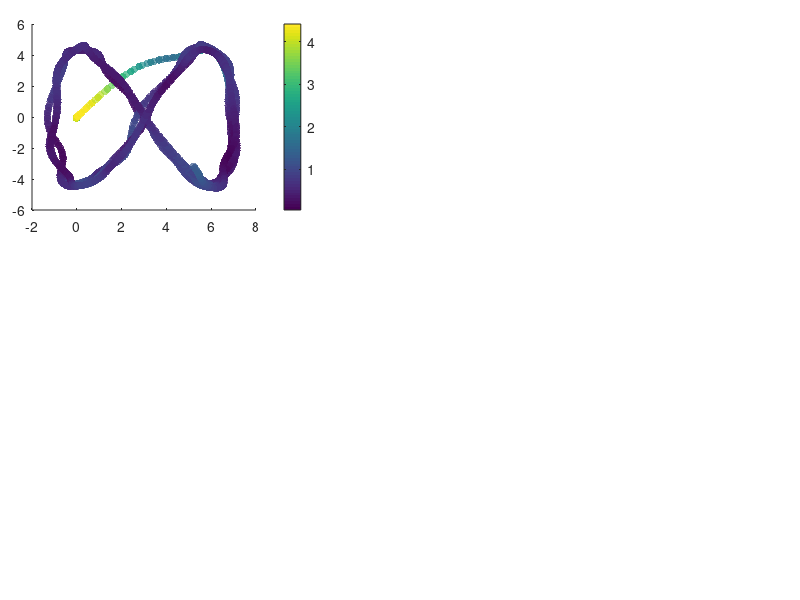

Reproduce this figure in MATLAB. (Note: this script raises an error after producing the figure.)
%% Code to show the results of the Inverse kinematic controller

% Clean variables
clc, clear all, close all;
 
%% CARGA MIL
load('Com_din_Real.mat');

% DAtos de estado
h_Real = x_states(1:4,:);
u_Real = x_states(5:8,:);
t = t_time;

%%Tarea deseada
hd = ref(1:4,:);
hd_p = ref(5:8,:);

% Action de control dinamica
u = u_input;
uc = uc_input;

% Error definition
for k = 1:length(t)
    error_vector = hd(1:3, k)-h_Real(1:3, k);
    error_dynamic(k) = norm(error_vector,2);
end

% Figure propert%% Figures
lw = 1; % linewidth 1
lwV = 2; % linewidth 2
fontsizeLabel = 11; %11
fontsizeLegend = 11;
fontsizeTicks = 11;
fontsizeTitel = 11;
sizeX = 1300; % size figure
sizeY = 750; % size figure

% color propreties
c1 = [80, 81, 79]/255;
c2 = [244, 213, 141]/255;
c3 = [242, 95, 92]/255;
c4 = [112, 141, 129]/255;

C18 = [0 0 0];
c5 = [130, 37, 37]/255;
c6 = [205, 167, 37]/255;
c7 = [81, 115, 180]/255;

C1 = [246 170 141]/255;
C2 = [51 187 238]/255;
C3 = [0 153 136]/255;
C4 = [238 119 51]/255;
C5 = [204 51 17]/255;
C6 = [238 51 119]/255;
C7 = [187 187 187]/255;
C8 = [80 80 80]/255;
C9 = [140 140 140]/255;
C10 = [0 128 255]/255;
C11 = [234 52 89]/255;
C12 = [39 124 252]/255;
C13 = [40 122 125]/255;
%C14 = [86 215 219]/255;
C14 = [252 94 158]/255;
C15 = [244 171 39]/255;
C16 = [100 121 162]/255;
C17 = [255 0 0]/255;
%% New color slection

figure('Position', [500 500 sizeX sizeY])
set(gcf, 'Position', [500 500 sizeX sizeY]);
fig1_comps.fig = gcf;

% Figure 1
axes('Position',[0.04 0.65 .35 .31]);
%% Colorbar
scatter(h_Real(1, :),h_Real(2, :),30,error_dynamic,'filled','MarkerFaceAlpha',0.7);
c = colorbar;
c.Label.Interpreter = 'latex';
c.Label.String = '$\textrm{Error}~||\tilde{\mathbf{\eta}}||$';

set(c,'TickLabelInterpreter','latex')

%% Desired Trajectory
hd_plot = line(hd(1,:),hd(2,:));
set(hd_plot, 'LineStyle', '--', 'Color', C8, 'LineWidth', 1.2*lw)

%% Real Trajectory
h_plot = line(h_Real(1,:),h_Real(2,:));
set(h_plot, 'LineStyle', '-', 'Color', C18, 'LineWidth', 1.2*lw)

%% Title of the image
hTitle_1 = title({'$\textrm{(a)}$'},'fontsize',14,'interpreter','latex','Color',C18);
%hXLabel_1 = xlabel('$x~[m]$','fontsize',9,'interpreter','latex', 'Color',C18);
hYLabel_1 = ylabel('$y~[m]$','fontsize',9,'interpreter','latex', 'Color',C18);

%% Legend nomeclature
hLegend_1 = legend([hd_plot, h_plot],{'$\mathbf{\eta}_d$','$\mathbf{\eta}$'},'fontsize',12,'interpreter','latex','Color',[255 255 255]/255,'Location','best','NumColumns',1,'TextColor','black');
set(gca,'ticklabelinterpreter','latex',...
        'fontsize',1.3*fontsizeTicks)
% Figure properties
ax_1 = gca;
ax_1.Box = 'on';
ax_1.BoxStyle = 'full';
ax_1.TickLength = [0.005;0.005];
ax_1.TickDirMode = 'auto';
ax_1.YMinorTick = 'on';
ax_1.XMinorTick = 'on';
% ax_2.XTickLabel = [];
ax_1.XMinorGrid = 'on';
ax_1.YMinorGrid = 'on';
%ax_2.MinorGridColor = '#8f8f8f';
ax_1.MinorGridAlpha = 0.15;
ax_1.LineWidth = 0.8;
ax_1.XLim = [min(h_Real(1,:))-0.2 max(h_Real(1,:))+0.2];
ax_1.YLim = [min(h_Real(2,:))-0.2 max(h_Real(2,:))+0.2];

% Figure 2
axes('Position',[0.04 0.28 .35 .31]);
%% Colorbar
scatter(h_Real(1, :),h_Real(3, :),30,error_dynamic,'filled','MarkerFaceAlpha',0.7);
c = colorbar;
c.Label.Interpreter = 'latex';
c.Label.String = '$\textrm{Error}~||\tilde{\mathbf{\eta}}||$';

set(c,'TickLabelInterpreter','latex')

%% Desired Trajectory
hd_plot_2 = line(hd(1,:),hd(3,:));
set(hd_plot_2, 'LineStyle', '--', 'Color', C8, 'LineWidth', 1.2*lw)

%% Real Trajectory
h_plot_2 = line(h_Real(1,:),h_Real(3,:));
set(h_plot_2, 'LineStyle', '-', 'Color', C18, 'LineWidth', 1.2*lw)

%% Title of the image
hTitle_2 = title({'$\textrm{(b)}$'},'fontsize',14,'interpreter','latex','Color',C18);
hXLabel_2 = xlabel('$x~[m]$','fontsize',9,'interpreter','latex', 'Color',C18);
hYLabel_2 = ylabel('$z~[m]$','fontsize',9,'interpreter','latex', 'Color',C18);

%% Legend nomeclature
hLegend_2 = legend([hd_plot_2, h_plot_2],{'$\mathbf{\eta}_d$','$\mathbf{\eta}$'},'fontsize',12,'interpreter','latex','Color',[255 255 255]/255,'Location','best','NumColumns',1,'TextColor','black');
set(gca,'ticklabelinterpreter','latex',...
        'fontsize',1.3*fontsizeTicks)
% Figure properties
ax_2 = gca;
ax_2.Box = 'on';
ax_2.BoxStyle = 'full';
ax_2.TickLength = [0.005;0.005];
ax_2.TickDirMode = 'auto';
ax_2.YMinorTick = 'on';
ax_2.XMinorTick = 'on';
% ax_2.XTickLabel = [];
ax_2.XMinorGrid = 'on';
ax_2.YMinorGrid = 'on';
%ax_2.MinorGridColor = '#8f8f8f';
ax_2.MinorGridAlpha = 0.15;
ax_2.LineWidth = 0.8;
ax_2.XLim = [min(h_Real(1,:))-0.2 max(h_Real(1,:))+0.2];
ax_2.YLim = [min(h_Real(3,:))-0.2 max(h_Real(3,:))+0.2];

axes('Position',[0.45 0.65 .54 .31]);
%% Data generation
error_x_plot = line(t,hd(1,:)-h_Real(1,:));
set(error_x_plot, 'LineStyle', '-', 'Color', C5, 'LineWidth', 1.1*lw);
error_y_plot = line(t,hd(2,:)-h_Real(2,:));
set(error_y_plot, 'LineStyle', '-', 'Color', C3, 'LineWidth', 1.1*lw);
error_z_plot = line(t,hd(3,:)-h_Real(3,:));
set(error_z_plot, 'LineStyle', '-', 'Color', c7, 'LineWidth', 1.1*lw);

% fig1_comps.p1 = ul_plot;
%% Title of the image
hTitle_3 = title({'$\textrm{(c)}$'},'fontsize',14,'interpreter','latex','Color',C18);
%xlabel('$\textrm{Time}[s]$','fontsize',10,'interpreter','latex','Color',C18);
ylabel('$\textrm{Control Error}~[m]$','fontsize',10,'interpreter','latex', 'Color',C18);

%% Legend nomeclature
hLegend_3 = legend([error_x_plot,error_y_plot, error_z_plot],{'$\tilde{\mathbf{\eta}}_x$','$\tilde{\mathbf{\eta}}_y$','$\tilde{\mathbf{\eta}}_z$'},'fontsize',12,'interpreter','latex','Color',[255 255 255]/255,'Location','northeast','NumColumns',1,'TextColor','black');
 set(gca,'ticklabelinterpreter','latex',...
         'fontsize',1.3*fontsizeTicks)
%% Figure properties
ax_3 = gca;
ax_3.Box = 'on';
ax_3.BoxStyle = 'full';
ax_3.TickLength = [0.01;0.01];
ax_3.TickDirMode = 'auto';
ax_3.XTickLabel = [];
ax_3.YMinorTick = 'on';
ax_3.XMinorTick = 'on';
ax_3.XMinorGrid = 'on';
ax_3.YMinorGrid = 'on';
%ax_1.MinorGridColor = '#8f8f8f';
ax_3.MinorGridAlpha = 0.15;
ax_3.LineWidth = 0.8;
ax_3.XLim = [0 t(end)];
ax_3.YLim = [-3, 4]; % Establecer los límites en Y

%% Zoom Plot
axes('Position',[0.70 0.85 .2 .1]);
index_zoom_1 = (t>=20) & (t<=30);
error_x_plot_zoom = line(t(index_zoom_1),hd(1,(index_zoom_1))-h_Real(1,(index_zoom_1)));
error_y_plot_zoom = line(t(index_zoom_1),hd(2,(index_zoom_1))-h_Real(2,(index_zoom_1)));
error_z_plot_zoom = line(t(index_zoom_1),hd(3,(index_zoom_1))-h_Real(3,(index_zoom_1)));

set(error_x_plot_zoom, 'LineStyle', '-', 'Color', C5, 'LineWidth', lw*0.8);
set(error_y_plot_zoom, 'LineStyle', '-', 'Color', C3, 'LineWidth', lw*0.8);
set(error_z_plot_zoom, 'LineStyle', '-', 'Color', c7, 'LineWidth', lw*0.8);

set(gca,'ticklabelinterpreter','latex',...
         'fontsize',fontsizeTicks*0.5)
ax_1_zoom = gca;
ax_1_zoom.Box = 'on';
ax_1_zoom.BoxStyle = 'full';
ax_1_zoom.TickLength = [0.01;0.01];
%ax_1_zoom.YLim = [-0.5 0.5];
%ax_1_zoom.YTickLabel = [];
%ax_1_zoom.XTickLabel = [];
ax_1_zoom.TickDirMode = 'manual';
ax_1_zoom.TickDir = 'in';
ax_1_zoom.YMinorTick = 'on';
ax_1_zoom.XMinorTick = 'on';
ax_1_zoom.LineWidth = 0.5;
ax_1_zoom.XMinorGrid = 'on';
ax_1_zoom.YMinorGrid = 'on';
axes('Position',[0.45 0.28 .54 .31]);
%% Data generation
u_l = line(t(1,1:length(u(1,:))),u(1,:));
set(u_l, 'LineStyle', '-', 'Color', C5, 'LineWidth', 1.3*lw);
u_m = line(t(1,1:length(u(2,:))),u(2,:));
set(u_m, 'LineStyle', '-', 'Color', C3, 'LineWidth', 1.3*lw);
u_n = line(t(1,1:length(u(3,:))),u(3,:));
set(u_n, 'LineStyle', '-', 'Color', c7, 'LineWidth', 1.3*lw);

uc_l = line(t(1,1:length(uc(1,:))),uc(1,:));
set(uc_l, 'LineStyle', '--', 'Color', [C5, 0.5], 'LineWidth', 1.3*lw);
uc_m = line(t(1,1:length(uc(2,:))),uc(2,:));
set(uc_m, 'LineStyle', '--', 'Color', [C3, 0.5], 'LineWidth', 1.3*lw);
uc_n = line(t(1,1:length(uc(3,:))),uc(3,:));
set(uc_n, 'LineStyle', '--', 'Color', [c7, 0.5], 'LineWidth', 1.3*lw);

uc_l_real = line(t(1,1:length(u_Real(1,:))),u_Real(1,:));
set(uc_l_real, 'LineStyle', '-.', 'Color', [C5, 0.4], 'LineWidth', 1.3*lw);
uc_m_real = line(t(1,1:length(u_Real(2,:))),u_Real(2,:));
set(uc_m_real, 'LineStyle', '-.', 'Color', [C3, 0.4], 'LineWidth', 1.3*lw);
uc_n_real = line(t(1,1:length(u_Real(3,:))),u_Real(3,:));
set(uc_n_real, 'LineStyle', '-.', 'Color', [c7, 0.4], 'LineWidth', 1.3*lw);

% fig1_comps.p1 = ul_plot;
%% Title of the image
hTitle_4 = title({'$\textrm{(d)}$'},'fontsize',14,'interpreter','latex','Color',C18);
xlabel('$\textrm{Time}[s]$','fontsize',10,'interpreter','latex','Color',C18);
ylabel('$\textrm{Inputs}~[m/s]$','fontsize',10,'interpreter','latex', 'Color',C18);

%% Legend nomeclature
hLegend_4 = legend([u_l,u_m, u_n, uc_l,uc_m, uc_n, uc_l_real,uc_m_real, uc_n_real ],{'${\mu}_{l}$','${\mu}_{m}$','${\mu}_{n}$','${\nu}_{l_c}$','${\nu}_{m_c}$','${\nu}_{n_c}$','${\nu}_{l}$','${\nu}_{m}$','${\nu}_{n}$'},'fontsize',12,'interpreter','latex','Color',[255 255 255]/255,'Location','northeast','NumColumns',1,'TextColor','black');
 set(gca,'ticklabelinterpreter','latex',...
         'fontsize',1.3*fontsizeTicks)
%% Figure properties
ax_4 = gca;
ax_4.Box = 'on';
ax_4.BoxStyle = 'full';
ax_4.TickLength = [0.01;0.01];
ax_4.TickDirMode = 'auto';
ax_4.YMinorTick = 'on';
ax_4.XMinorTick = 'on';
ax_4.XMinorGrid = 'on';
ax_4.YMinorGrid = 'on';
%ax_1.MinorGridColor = '#8f8f8f';
ax_4.MinorGridAlpha = 0.15;
ax_4.LineWidth = 0.8;
ax_4.XLim = [0 t(end)];
ax_4.YLim = [-5.7, 5.0]; % Establecer los límites en Y
% 
set(gcf, 'Color', 'w'); % Sets axes background
%%
export_fig b_Results_Dinamic_Control_Real.pdf -q101

